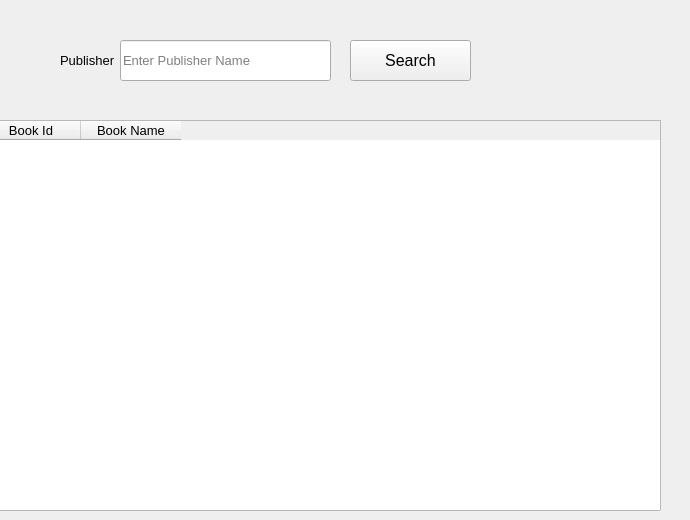
      <widget class="QWidget" name="tab_9">
       <attribute name="title">
        <string>Publisher</string>
       </attribute>
       <widget class="QLabel" name="label_37">
        <property name="geometry">
         <rect>
          <x>60</x>
          <y>50</y>
          <width>61</width>
          <height>21</height>
         </rect>
        </property>
        <property name="font">
         <font>
          <pointsize>10</pointsize>
         </font>
        </property>
        <property name="text">
         <string>Publisher</string>
        </property>
       </widget>
       <widget class="QPushButton" name="pushButton_19">
        <property name="geometry">
         <rect>
          <x>350</x>
          <y>40</y>
          <width>121</width>
          <height>41</height>
         </rect>
        </property>
        <property name="font">
         <font>
          <pointsize>12</pointsize>
         </font>
        </property>
        <property name="text">
         <string>Search</string>
        </property>
       </widget>
       <widget class="QLineEdit" name="lineEdit_30">
        <property name="geometry">
         <rect>
          <x>120</x>
          <y>40</y>
          <width>211</width>
          <height>41</height>
         </rect>
        </property>
        <property name="font">
         <font>
          <pointsize>10</pointsize>
         </font>
        </property>
        <property name="placeholderText">
         <string>Enter Publisher Name</string>
        </property>
       </widget>
       <widget class="QTableWidget" name="tableWidget_3">
        <property name="geometry">
         <rect>
          <x>-20</x>
          <y>120</y>
          <width>681</width>
          <height>391</height>
         </rect>
        </property>
        <property name="font">
         <font>
          <pointsize>10</pointsize>
         </font>
        </property>
        <column>
         <property name="text">
          <string>Book Id</string>
         </property>
        </column>
        <column>
         <property name="text">
          <string>Book Name</string>
         </property>
        </column>
       </widget>
      </widget>
